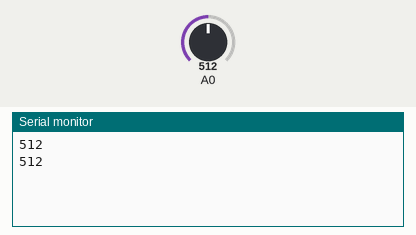
The sketch below on a simulated Arduino Uno, built with avr-gcc and run on an emulated ATmega328P. Shown: the last lines printed to the serial monitor. The test bench sets the inputs (shaded band); at power-on: A0 = 512.

Above: at 1.8 s.
1.9 s: A0 set to 716
At 2.8 s:
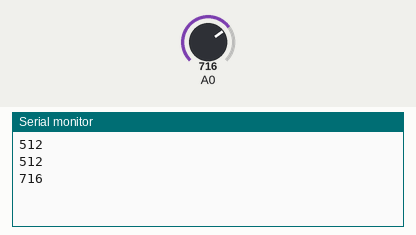
3.4 s: A0 set to 900
At 4.8 s:
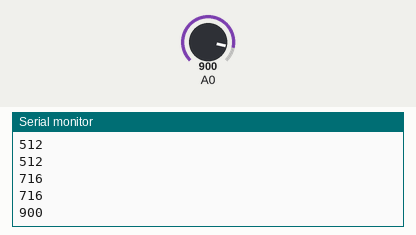
Timing chart, 0 to 6.4 s (numbered marks = the images above; inputs shaded):
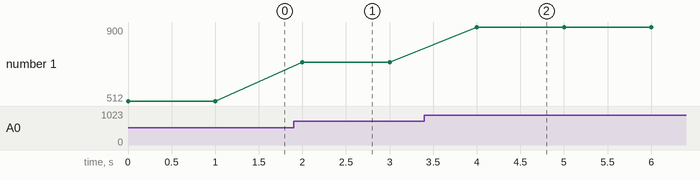

The sketch:

sketch.ino
```cpp
void setup() {
 // Configura a porta serial - taxa de comunicação "9600"
 Serial.begin(9600);
 // Define a porta "A0" como entrada de dado
 pinMode(A0, INPUT);
}

void loop() {
 // Declara a Variável local (int) apertou
 int apertou;
 // Efetua a leitura analógica da porta "A0" - Armazena em apertou
 apertou = analogRead(A0);
 // Exibe o valor armazenado na variável "apertou" no Monitor Serial
 Serial.println(apertou);
 // Aguarda (para a execução) por um segundo
 delay(1000);
}
```

Measured:
- after the input at 1.9 s, the serial monitor: prints a new line after 0.10 s (image 1)
- after the input at 3.4 s, the serial monitor: prints a new line after 0.60 s (image 2)
- plotted number 1: 512 → 716 after the input at 1.9 s, 716 → 900 after the input at 3.4 s
